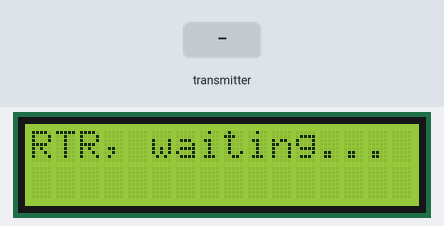
Recording of a sketch running on a simulated Arduino Nano, built with avr-gcc and run on an emulated ATmega328P. Parts: 16×2 character LCD. Inputs (shaded band) come from the test bench. No radio packets arrive unless stated; what the sketch prints to the serial monitor is not drawn.

Above: at 2.3 s.
2.4 s: the transmitter starts sending payload = 0
At 3.1 s:
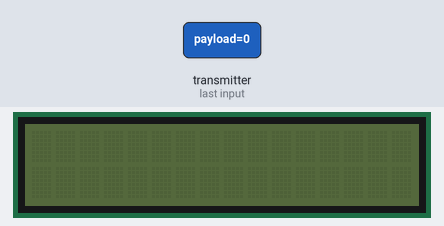
5.0 s: the transmitter starts sending payload = 256
Timing chart, 0 to 8.0 s (numbered marks = the images above; inputs shaded):
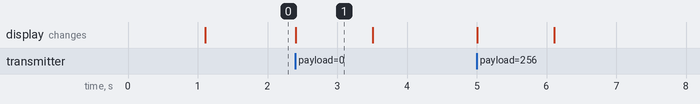

Measured:
- after the input at 2.4 s, the display: changes at once (image 1)
- what the display in image 1 shows lasts 1.1 s, from 2.4 s to 3.5 s

The sketch:

ArduinoNano_nRF24_RX.ino
```cpp
// see nrf24.github.io/RF24/md_docs_attiny.html for pin references

// IEEE Project Fall 2021
// Project Engineer: Crispin Corpuz
// Made for Arduino Nano

// This program is for receiving

#include <SPI.h>
#include <LiquidCrystal_I2C.h>
#include "RF24.h"

#define radioReceiver     0
#define radioTransmitter  1
#define CE                7
#define CSN               8

RF24 radio(CE, CSN); //CE, CSN pins respectively
LiquidCrystal_I2C lcd(0x27, 16, 2);

// One way paths to communicate between a pair of radios, since they are half-duplex
const byte networkSegment[6] = "00001";

uint16_t payload = 0;
uint16_t prevPayload = 0;
uint16_t packetsReceived = 0;
uint16_t packetsDropped = 0;

void setup() {
  // put your setup code here, to run once:
  Serial.begin(9600);
  delay(1000);
  while(!Serial) {}
  if (!radio.begin()) {
    Serial.println("radio hardware is not responding!!");
    while (1) {} // hold in infinite loop
  }
  // Run I2C LCD, sensor, etc. here
  lcd.begin();         // Initialize the I2C LCD
  lcd.home();
  lcd.backlight();
  //  lcd.cursor();
  //  lcd.blink();
  lcd.print("Initializing...");

  // Setting up nRF24L01+
  radio.setPALevel(RF24_PA_LOW); // RF24_PA_MAX is the default; this prevents power supply issues
  radio.setPayloadSize(sizeof(payload)); // 2 bytes size
  radio.openReadingPipe(0, networkSegment); // defining segment to receive on
  radio.startListening(); // put radio into RX mode

  // ready to receive
  lcd.clear();
  lcd.print("RTR, waiting...");
}

void loop() {
  // put your main code here, to run repeatedly:
  if (radio.available()) {
    lcd.clear();

    // receive payload from transmitter
    uint8_t payloadSizeInBytes = radio.getPayloadSize();
    radio.read(&payload, payloadSizeInBytes);
    Serial.println(payload);
    lcd.home();
    if (payload - prevPayload == 1) packetsReceived++;
    else packetsDropped++;
    prevPayload = payload;
    lcd.print("Received: ");
    lcd.print(packetsReceived);
    lcd.setCursor(0,1);
    lcd.print("Dropped: ");
    lcd.print(packetsDropped);
    lcd.home();
  }
}
```
